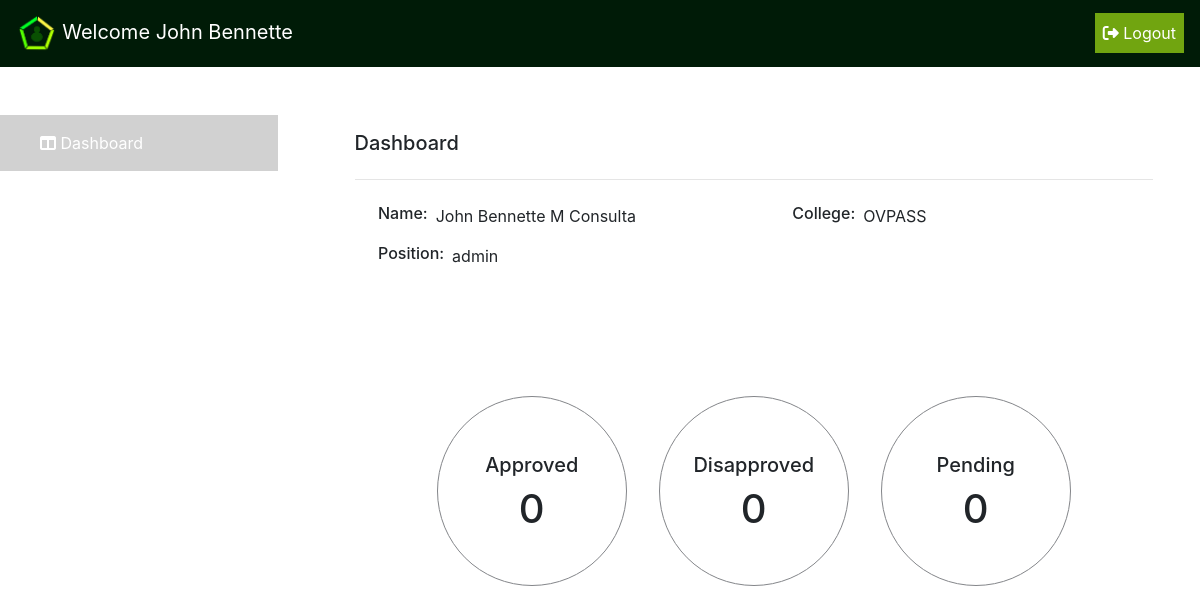
Screenshot of /user_hr/dashboard.php (signed in) with the database file from the repository.
### tables this page shows
CREATE TABLE `tbl_emp_info` (
  `id` int(11) NOT NULL,
  `emp_id` int(45) DEFAULT NULL,
  `is_active` tinyint(4) DEFAULT NULL,
  `last_name` varchar(135) DEFAULT NULL,
  `first_name` varchar(135) DEFAULT NULL,
  `middle_name` varchar(135) DEFAULT NULL,
  `extension_name` varchar(135) DEFAULT NULL,
  `email_add` varchar(135) DEFAULT NULL,
  `dept_code` int(10) DEFAULT NULL,
  `position_code` int(10) DEFAULT NULL,
  `branch_code` int(10) DEFAULT NULL,
  `vl_bal` int(10) DEFAULT NULL,
  `sl_bal` int(10) DEFAULT NULL,
  `paternity_bal` int(10) DEFAULT NULL,
  `maternity_bal` int(10) DEFAULT NULL,
  `college_code` int(11) DEFAULT NULL
);

### user_hr/dashboard.php (the view, shortened to what this page needs)
<?php
    include_once('../connection.php');
    if(empty($_SESSION['ID_No'])){
        header("Location: ../index.php");
    }
    else{
        $ID_No = $_SESSION['ID_No'];
        $accountType = $_SESSION['Type'];
        $account_college = $_SESSION['college'];
        $accountquery = "Select * from tbl_emp_info where emp_id = '$ID_No'";
        $result = mysqli_query($connection,$accountquery);
        $row = mysqli_fetch_array($result);
        if($row['emp_id'] == $ID_No){
            $firstName = $row['first_name'];
            $lastName = $row['last_name'];
            $middleName = $row['middle_name'];
        }
    }
    $approvedQuery = "Select * from leaverequest where hr_status = 'Approved' && respondedby_hr = '$ID_No'";
    if($approved_result = mysqli_query($connection,$approvedQuery)){
        $approved_count = mysqli_num_rows($approved_result);
    }
    $dapprovedQuery = "Select * from leaverequest where hr_status = 'Disapproved' && respondedby_hr = '$ID_No'";
    if($dapproved_result = mysqli_query($connection,$dapprovedQuery)){
        $dapproved_count = mysqli_num_rows($dapproved_result);
    }
    $pendingQuery = "Select * from leaverequest where hr_status = 'Pending' && respondedby_hr = '$ID_No'";
    if($pending_result = mysqli_query($connection,$pendingQuery)){
        $pending_count = mysqli_num_rows($pending_result);
    }
?>
<!DOCTYPE html>
<html lang="en">
<head>
    <?php include('css/bootstrap.php');?>
</head>
<body>
    <header>
        <?php include('nav.php');?>
    </header>
    <section id="wrapper">
        <div class="row">
            <div class="side-bar col-xl-3 col-lg-4">
                <a href="dashboard.php">
                    <div class="side-link-active text-white p-3 mt-5">
                    <i class="fas fa-columns ml-4"></i>
                    Dashboard
                    </div>
                </a>
                <a href="admins.php">
                    <div class="side-link text-white p-3 mt-2">
                    <i class="fas fa-user-tie ml-4"></i>
                    </div>
                </a>
            </div>
            <div class="content col-xl-9 col-lg-8 overflow-hidden">
                <div class="container container-scroll">
                    <div class="d-container jumbotron bg-transparent">
                        <h5>Dashboard</h5>
                        <hr class="my-4">
                        <div class="row justify-content-between">
                            <div class="container col-xl-5">
                                <div class="name row">
                                    <h6 class="mx-1">Name: </h6>
                                    <p class="mx-1"><?php echo $firstName." ".$middleName." ".$lastName;?></p>
                                </div>
                                <div class="name row">
                                    <h6 class="mx-1">Position: </h6>
                                    <p class="mx-1"><?php echo $accountType;?></p>
                                </div>
                            </div>
                            <div class="container col-xl-5">
                                <div class="name row">
                                    <h6 class="mx-1">College: </h6>
                                    <p class="mx-1"><?php echo $account_college;?></p>
                                </div>
                            </div>
                        </div>
                    </div>
                    <div class="container">
                        <div class="card-container row justify-content-center">
                            <div class="num-content m-3">
                                <h5 class= "text-center">Approved</h5>
                                <h1 class="card-text text-center "><?php echo $approved_count;?></h1>
                            </div>
                            <div class="num-content m-3">
                                <h5 class= "text-center">Disapproved</h5>
                                <h1 class="card-text text-center "><?php echo $dapproved_count;?></h1>
                            </div>
                            <div class="num-content m-3">
                                <h5 class= "text-center">Pending</h5>
                                <h1 class="card-text text-center "><?php echo $pending_count;?></h1>
                            </div>
                        </div>
                    </div>
                </div>
            </div>
        </div>
    </section>
</body>
</html>

### user_hr/nav.php (shortened to what this page needs)
<nav class="navbar navbar-expand-lg navbar-dark">
    <a class="navbar-brand"><img src="../images/logohurk.png" alt=""> Welcome <?php echo $firstName;?></a>
    <div id="my-nav" class="collapse navbar-collapse">
        <ul class="navbar-nav w-100 justify-content-end">
            <li class="nav-item">
                <a class="nav-link text-white text-center" href="logout.php" tabindex="-1" aria-disabled="true">
                    <i class="fas fa-sign-out-alt"></i>
                    Logout
                </a>
            </li>
        </ul>
    </div>
</nav>

### user_hr/css/bootstrap.php (style rules this page uses)
html,body { overflow:hidden; }
a { text-decoration: none !important; }
.side-bar { display: block; }
.side-link-active { background-color: #d1d1d1; }
.side-link { transition: 0.5s; }
html,body { overflow:auto; }
.card-container { height:35vh; overflow-y:auto; }
.num-content { border: 1px solid #84868a; height: 190px; width: 190px; border-radius: 50% !important; }
.num-content h5 { padding-top: 30%; }
@media only screen and (min-width:992px) { html,body { overflow:hidden; } }

### user_hr/nav.php (style rules this page uses)
nav { background-color: #001B07; color: white; }
.nav-item { background-color: #71a510; }
.nav-link { text-decoration: none !important; }
img { width:10%; }

### rows the page displays
tbl_emp_info: first_name "John Bennette", middle_name "M", last_name "Consulta"

### other values shown
$accountType "admin"
$account_college "OVPASS"
$approved_count "0"
$dapproved_count "0"
$pending_count "0"
